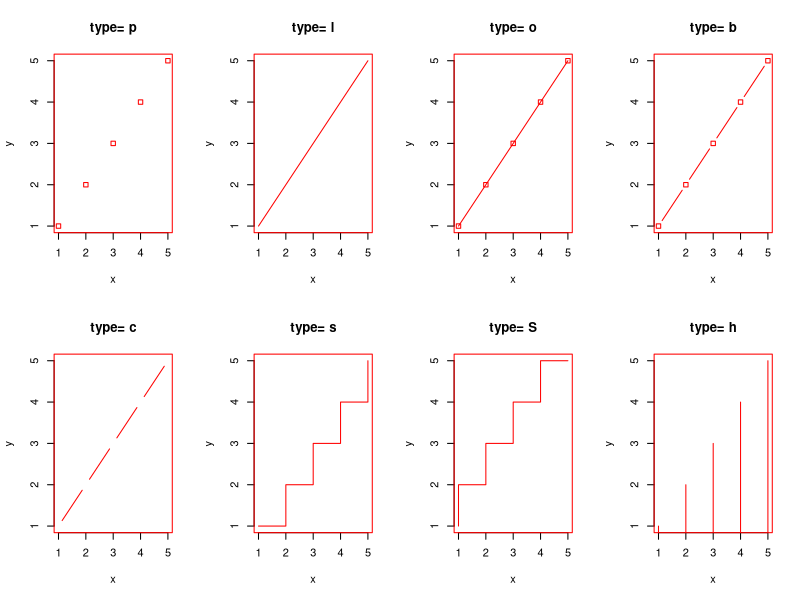
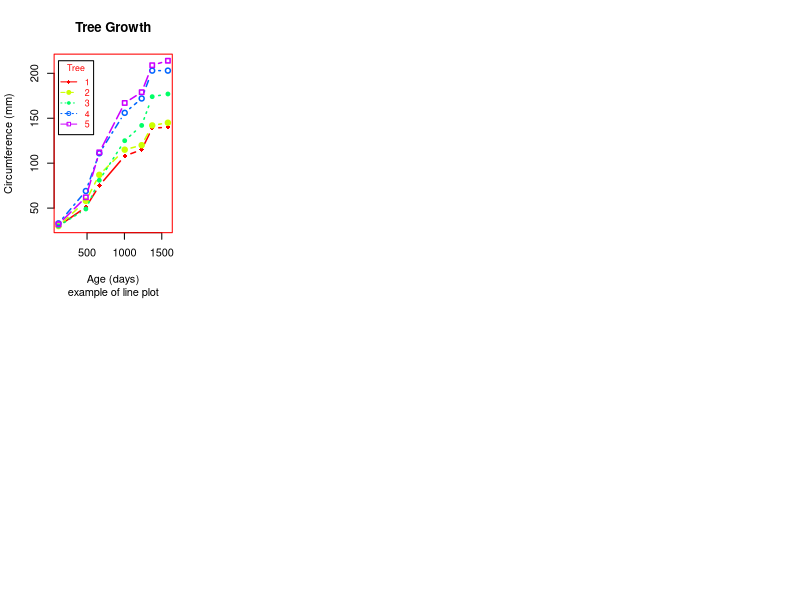

Write R code to recreate these figures, in order.
x <- c(1:5); y <- x # create some data
par(pch=22, col="red") # plotting symbol and color
par(mfrow=c(2,4)) # all plots on one page
opts = c("p","l","o","b","c","s","S","h")
for(i in 1:length(opts)){
  heading = paste("type=",opts[i])
  plot(x, y, type="n", main=heading)
  lines(x, y, type=opts[i])
}



# Create Line Chart

# convert factor to numeric for convenience
Orange$Tree <- as.numeric(Orange$Tree)
ntrees <- max(Orange$Tree)

# get the range for the x and y axis
xrange <- range(Orange$age)
yrange <- range(Orange$circumference)

# set up the plot
plot(xrange, yrange, type="n", xlab="Age (days)",
     ylab="Circumference (mm)" )
colors <- rainbow(ntrees)
linetype <- c(1:ntrees)
plotchar <- seq(18,18+ntrees,1)

# add lines
for (i in 1:ntrees) {
  tree <- subset(Orange, Tree==i)
  lines(tree$age, tree$circumference, type="b", lwd=1.5,
        lty=linetype[i], col=colors[i], pch=plotchar[i])
}

# add a title and subtitle
title("Tree Growth", "example of line plot")

# add a legend
legend(xrange[1], yrange[2], 1:ntrees, cex=0.8, col=colors,
       pch=plotchar, lty=linetype, title="Tree")

